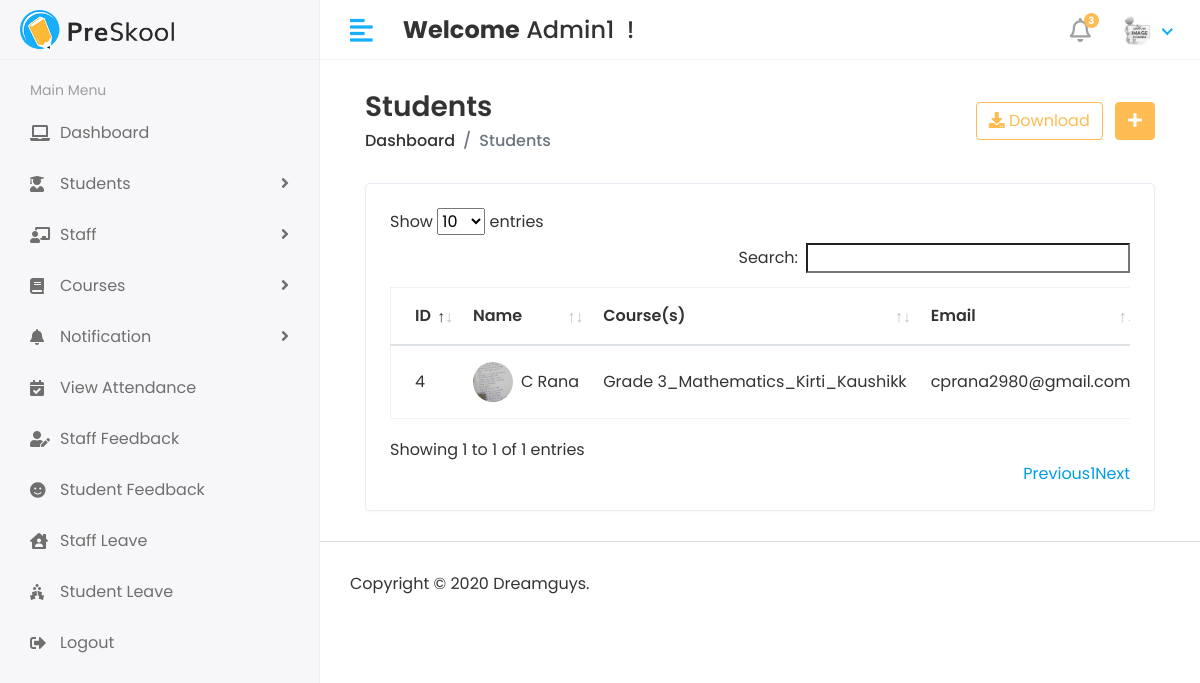
Page /HOD/student/view (signed in) on the committed database.
### app/models.py (models this page shows, shortened)
class CustomUser(AbstractUser):
    USER = (
        (1, 'HOD'),
        (2, 'STAFF'),
        (3, 'STUDENT'),
    )
    user_type = models.CharField(choices=USER, max_length=50, default=1)
    profile_pic = models.ImageField(upload_to='media/profile_pic')

class Student(models.Model):
    admin = models.OneToOneField(CustomUser, on_delete=models.CASCADE)
    address = models.TextField()
    gender = models.CharField(max_length=10)
    course_id = models.ForeignKey(Course, on_delete=models.DO_NOTHING, null=True)
    session_year_id = models.ForeignKey(Session, on_delete=models.DO_NOTHING)
    created_at = models.DateTimeField(auto_now_add=True)
    updated_at = models.DateTimeField(auto_now=True)

class Course(models.Model):
    name = models.CharField(max_length=100)
    created_at = models.DateTimeField(auto_now_add=True)
    updated_at = models.DateTimeField(auto_now_add=True)

### student_management_system/Hod_Views.py (the view)
# urls.py: path('HOD/student/view', Hod_Views.VIEW_STUDENT, name='view_student'),
@admin_required
@login_required(login_url='/')
def VIEW_STUDENT(request):
    student = Student.objects.all()
    context = {
        "student" : student
    }
    return render(request, 'Hod/view_student.html', context)

### templates/Hod/view_student.html (shortened to what this page needs)
{% extends 'base.html' %}
{% block content %}
            <div class="content container-fluid">
               <div class="page-header">
                  <div class="row align-items-center">
                     <div class="col">
                        <h3 class="page-title">Students</h3>
                        <ul class="breadcrumb">
                           <li class="breadcrumb-item"><a href="index.html">Dashboard</a></li>
                           <li class="breadcrumb-item active">Students</li>
                        </ul>
                     </div>
                     <div class="col-auto text-right float-right ml-auto">
                        <a href="#" class="btn btn-outline-primary mr-2"><i class="fas fa-download"></i> Download</a>
                        <a href="{% url 'add_student' %}" class="btn btn-primary"><i class="fas fa-plus"></i></a>
                     </div>
                  </div>
               </div>
               <div class="row">
                  <div class="col-sm-12">
                     <div class="card card-table">
                        <div class="card-body">
                           <div class="table-responsive">
                              <table id="table_id" class="table table-hover table-center mb-0 ">
                                 <thead>
                                    <tr>
                                       <th>ID</th>
                                       <th>Name</th>
                                       <th>Course(s)</th>
                                       <th>Email</th>
                                    </tr>
                                 </thead>
                                 <tbody>
                                 {% for i in student %}
                                    <tr>
                                       <td>{{i.id}}</td>
                                       <td>
                                          <h2 class="table-avatar">
                                             <a href="student-details.html" class="avatar avatar-sm mr-2"><img class="avatar-img rounded-circle" src="/{{i.admin.profile_pic}}" alt="User Image"></a>
                                             <a href="student-details.html">{{i.admin.first_name}}&nbsp;{{i.admin.last_name}}</a>
                                          </h2>
                                       </td>
                                       <td>{{i.course_id.name}}</td>
                                       <td>{{i.admin.email}}</td>
                                    </tr>
                                 {% endfor %}
                                 </tbody>
                              </table>
                           </div>
                        </div>
                     </div>
                  </div>
               </div>
            </div>
{% endblock %}

### templates/includes/header.html (shortened to what this page needs)
{% load static %}
<div class="header">
            <div class="header-left">
               <a href="index.html" class="logo">
               <img src="{% static 'assets/img/logo.png' %}" alt="Logo">
               </a>
            </div>
            <a href="javascript:void(0);" id="toggle_btn">
            <i class="fas fa-align-left"></i>
            </a>
            <div class="top-nav-search mt-3">
               <h4><strong>Welcome</strong>&nbsp;{{user.first_name}} {{user.last_name}}&nbsp;!</h4>
            </div>
            <ul class="nav user-menu">
               <li class="nav-item dropdown noti-dropdown">
                  <a href="#" class="dropdown-toggle nav-link" data-toggle="dropdown">
                  <i class="far fa-bell"></i> <span class="badge badge-pill">3</span>
                  </a>
               </li>
               <li class="nav-item dropdown has-arrow">
                  <a href="#" class="dropdown-toggle nav-link" data-toggle="dropdown">
                     {% if user.profile_pic == "" %}
                  <span class="user-img"><img class="rounded-circle" src="{% static 'assets/img/noimg.jpeg'%}" width="31" alt="{{user.first_name}}"></span>
                     {% else %}
                     <span class="user-img"><img class="rounded-circle" src="/{{user.profile_pic}}" width="31" alt="{{user.first_name}}"></span>
                     {% endif %}
                  </a>
               </li>
            </ul>
         </div>

### static/assets/css/style.css (style rules this page uses)
html { height: 100%; }
body { background-color: #fff; color: #333; font-family: 'Poppins', sans-serif; font-size: 1rem; height: 100%; line-height: 1.5; overflow-x: hidden; }
h1, h2, h3, h4, h5, h6 { font-family: 'Poppins', sans-serif; margin-top: 0; }
a { color: #009ce7; }
input, button, a { transition: all 0.4s ease; -moz-transition: all 0.4s ease; -o-transition: all 0.4s ease; -ms-transition: all 0.4s ease; -webkit-transition: all 0.4s ease; }
ul, ol { padding: 0px; list-style: none; }
.table { color: #333; max-width: 100%; margin-bottom: 0; width: 100%; }
.table.dataTable { border-collapse: collapse !important; border: 1px solid rgba(0, 0, 0, 0.05); }
table.table td h2 { display: inline-block; font-size: inherit; font-weight: 400; margin: 0; padding: 0; vertical-align: middle; }
table.table td h2.table-avatar { align-items: center; display: inline-flex; font-size: inherit; font-weight: 400; margin: 0; padding: 0; vertical-align: middle; white-space: nowrap; }
table.table td h2 a { color: #333; }
.table thead tr th { font-weight: 600; }
.table tbody tr { border-bottom: 1px solid rgba(0, 0, 0, 0.05); }
.table.table-center td, .table.table-center th { vertical-align: middle; }
.card-table .card-body .table > thead > tr > th { border-top: 0; }
.card-table .card-body .table tr td:first-child, .card-table .card-body .table tr th:first-child { padding-left: 1.5rem; }
.card-table .table td, .card-table .table th { border-top: 1px solid #e2e5e8; padding: 1rem 0.75rem; white-space: nowrap; }
.btn-primary { background-color: #FFBC53; border: 1px solid #FFBC53; }
.btn-outline-primary { color: #FFBC53; border-color: #FFBC53; }
.card { border: 1px solid #ececf5; box-shadow: 0 1px 3px 0 rgba(0, 0, 0, 0.03); margin-bottom: 1.875rem; }
.card-body { padding: 1.5rem; }
.avatar { position: relative; display: inline-block; width: 3rem; height: 3rem }
.avatar > img { width: 100%; height: 100%; -o-object-fit: cover; object-fit: cover; }
.avatar-sm { width: 2.5rem; height: 2.5rem; }
.header { background-color: #fff; border-bottom: 1px solid #f3f3f4; left: 0; position: fixed; right: 0; top: 0; z-index: 1001; height: 60px; }
.header .header-left { float: left; height: 60px; padding: 0 20px; position: relative; width: 320px; z-index: 1; transition: all 0.2s ease-in-out; background-color: #f7f7fa; border-bottom: 1px solid #efefef; border-right: 1px solid #ececf5; display: flex; align-items: center; }
.header .header-left .logo { display: inline-block; line-height: 60px; }
.header .header-left .logo img { max-height: 40px; width: auto; }
.header .dropdown-toggle:after { display: none; }
.header .has-arrow .dropdown-toggle:after { border-top: 0; border-left: 0; border-bottom: 2px solid #18aefa; border-right: 2px solid #18aefa; content: ''; height: 8px; display: inline-block; pointer-events: none; -webkit-transform-origin: 66% 66%; -ms-transform-origin: 66% 66%; transform-origin: 66% 66%; -webkit-transform: rotate(45deg); -ms-transform: rotate(45deg); transform: rotate(45deg); -webkit-transition: all 0.15s ease-in-out; transition: all 0.15s ease-in-out; width: 8px; vertical-align: 0px; }
.user-menu { float: right; margin: 0; position: relative; z-index: 99; padding-right: 15px; }
.user-menu.nav > li > a { color: #a0a0a0; font-size: 14px; line-height: 58px; padding: 0 15px; height: 60px; }
.user-img { margin-right: 3px; position: relative; }
.top-nav-search { float: left; margin-left: 15px; }
.page-header { margin-bottom: 1.875rem; }
.page-header .breadcrumb { background-color: transparent; color: #6c757d; font-size: 1rem; font-weight: 500; margin-bottom: 0; padding: 0; }
.page-header .breadcrumb a { color: #333; }
.page-title { font-size: 28px; font-weight: 600; color: #333; margin-bottom: 5px; }
.user-menu.nav > li > a .badge { background-color: #FFBC53; display: block; font-size: 10px; font-weight: bold; height: 15px; width: 15px; position: absolute; right: 7px; top: 13px; color: #fff; padding: 3px; }
.user-menu.nav > li > a > i { font-size: 1.5rem; line-height: 60px; }
@media (min-width: 992px) { #toggle_btn { align-items: center; color: #18aefa; display: inline-flex; float: left; font-size: 26px; height: 60px; justify-content: center; margin-left: 15px; padding: 0 15px; } }

### rows in the picture
CustomUser: first_name "Admin1"
Student: id "4", admin.profile_pic (picture), admin.first_name "C", admin.last_name "Rana", course_id.name "Grade 3_Mathematics_Kirti_Kaushikk", admin.email "cprana2980@gmail.com"
